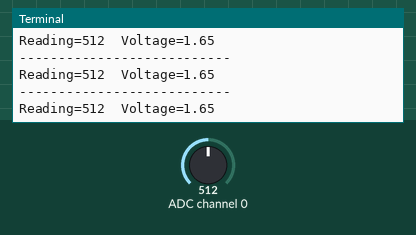
The program below on a simulated Raspberry Pi (BCM pin numbers). Shown: the last lines printed to the terminal. The test bench sets the inputs (shaded band); at power-on: ADC channel 0 = 512 (analog values on the 0–1023 scale).

Above: at 1.2 s.
1.3 s: ADC channel 0 set to 716
At 1.9 s:
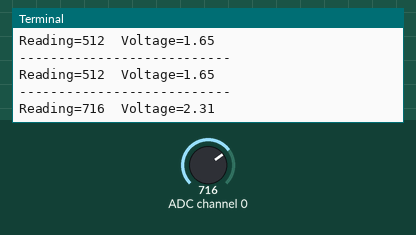
2.8 s: ADC channel 0 set to 900
At 3.4 s:
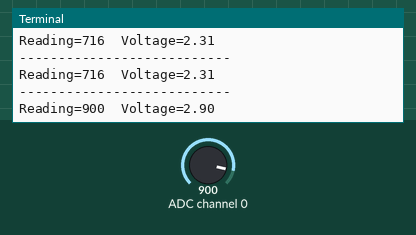
Timing chart, 0 to 5.8 s (numbered marks = the images above; inputs shaded):
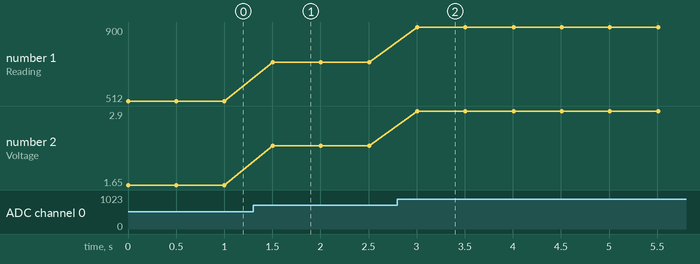

The program:

cds.py
```python
import spidev
import time

# 딜레이 시간(센서 측정 간격)
delay = 0.5
# MCP3008 채널 중 센서에 연결한 채널 설정
pot_channel = 0
# SPI 인스턴스 spi 생성
spi = spidev.SpiDev()
# SPI 통신 시작하기
spi.open(0, 0)
#SPI통신 속도 설정
spi.max_speed_hz = 100000

#0~7 까지 8개의 채널에서 SPI 데이터 읽기
def readadc(adcnum):
    if adcnum < 0 or adcnum > 7:
        return -1
    r = spi.xfer2([1, 8+adcnum <<4, 0])
    data = ((r[1] & 3) << 8) + r[2]
    return data

while True:
    # readadc 함수로 pot_channel의 SPI 데이터를 읽기
    pot_value = readadc(pot_channel)
    voltage = pot_value * 3.3/1024


    print("---------------------------")
    print(f"Reading={pot_value}\tVoltage={voltage:.2f}")

    time.sleep(delay)
```

Measured:
- after the input at 1.3 s, the terminal: prints a new line after 0.20 s (image 1)
- after the input at 2.8 s, the terminal: prints a new line after 0.21 s (image 2)
- plotted number 1: 512 → 716 after the input at 1.3 s, 716 → 900 after the input at 2.8 s
- plotted number 2: 1.65 → 2.31 after the input at 1.3 s, 2.31 → 2.9 after the input at 2.8 s
